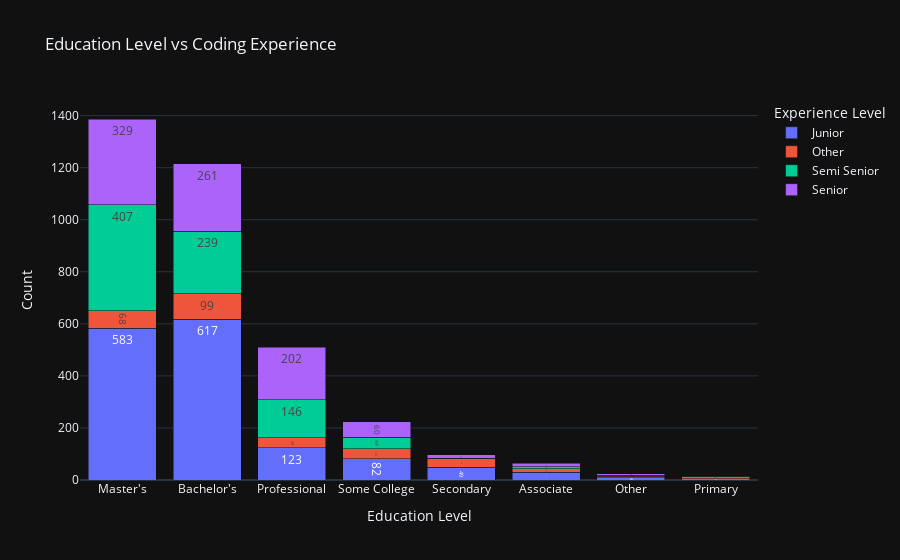

Source (notebook cell):
### Markdown cell above
# Education Level vs Coding Experience

We will create a stacked bar chart to visualize the distribution of education levels among data scientists based on their coding experience. This will help us understand the relationship between education and experience levels in the field.

## Insight:

- Most data scientists have a Bachelor's or Master's degree.
- The distribution of education levels is consistent across different experience levels.
- Junior developers are more likely to have a Bachelor's degree, while Senior developers are more likely to have a Master's degree.
- As data science students, you should have a Bachelor's or Master's degree and you can obtain a job as a Junior developer.

### Code cell
import plotly.express as px
import pandas as pd

def categorize_experience(years):
    if years in ["Less than 1 year", "0-1", "1"]:
        return "Junior"
    try:
        years = int(years)
        if years <= 5:
            return "Junior"
        elif 6 <= years <= 10:
            return "Semi Senior"
        else:
            return "Senior"
    except ValueError:
        return "Other"

df_ai.loc[:,'ExperienceLevel'] = df_ai['YearsCodePro'].apply(categorize_experience)
valid_categories = ['Junior', 'Semi Senior', 'Senior', 'Other']
df_ai.loc[:,'ExperienceLevel'] = pd.Categorical(df_ai['ExperienceLevel'], categories=valid_categories, ordered=True)

df_ai.loc[:,'EdLevelCopy'] = df_ai.loc[:,'EdLevel'].copy()

ed_level_map = {
    "Master’s degree (M.A., M.S., M.Eng., MBA, etc.)": "Master's",
    "Bachelor’s degree (B.A., B.S., B.Eng., etc.)": "Bachelor's",
    "Professional degree (JD, MD, Ph.D, Ed.D, etc.)": "Professional",
    "Some college/university study without earning a degree": "Some College",
    "Secondary school (e.g. American high school, German Realschule or Gymnasium, etc.)": "Secondary",
    "Associate degree (A.A., A.S., etc.)": "Associate",
    "Something else": "Other",
    "Primary/elementary school": "Primary"
}

df_ai.loc[:,'EdLevelCopy'] = df_ai.loc[:,'EdLevelCopy'].map(ed_level_map)

grouped_data = df_ai.groupby(['EdLevelCopy', 'ExperienceLevel'], observed=True).size().unstack(fill_value=0)

grouped_data = grouped_data.loc[grouped_data.sum(axis=1).sort_values(ascending=False).index]

fig = px.bar(grouped_data, 
             x=grouped_data.index, 
             y=grouped_data.columns,
             title='Education Level vs Coding Experience',
             labels={'value': 'Count', 'EdLevelCopy': 'Education Level'},
             barmode='stack')

fig.update_traces(texttemplate='%{value}', textposition='inside')

fig.update_layout(xaxis_title='Education Level', yaxis_title='Count', legend_title_text='Experience Level')

fig.show()

### Figure 1 — Plotly figure (JSON) as saved in the notebook; plotly's stock layout.template omitted (floating-point values rounded to 4 significant figures)
{"data": [{"alignmentgroup": "True", "hovertemplate": "ExperienceLevel=Junior<br>Education Level=%{x}<br>Count=%{y}<extra></extra>", "legendgroup": "Junior", "marker": {"color": "#636efa", "pattern": {"shape": ""}}, "name": "Junior", "offsetgroup": "Junior", "orientation": "v", "showlegend": true, "textposition": "inside", "x": ["Master's", "Bachelor's", "Professional", "Some College", "Secondary", "Associate", "Other", "Primary"], "xaxis": "x", "y": [583, 617, 123, 82, 49, 29, 8, 4], "yaxis": "y", "type": "bar", "texttemplate": "%{value}"}, {"alignmentgroup": "True", "hovertemplate": "ExperienceLevel=Other<br>Education Level=%{x}<br>Count=%{y}<extra></extra>", "legendgroup": "Other", "marker": {"color": "#EF553B", "pattern": {"shape": ""}}, "name": "Other", "offsetgroup": "Other", "orientation": "v", "showlegend": true, "textposition": "inside", "x": ["Master's", "Bachelor's", "Professional", "Some College", "Secondary", "Associate", "Other", "Primary"], "xaxis": "x", "y": [68, 99, 39, 38, 32, 15, 7, 8], "yaxis": "y", "type": "bar", "texttemplate": "%{value}"}, {"alignmentgroup": "True", "hovertemplate": "ExperienceLevel=Semi Senior<br>Education Level=%{x}<br>Count=%{y}<extra></extra>", "legendgroup": "Semi Senior", "marker": {"color": "#00cc96", "pattern": {"shape": ""}}, "name": "Semi Senior", "offsetgroup": "Semi Senior", "orientation": "v", "showlegend": true, "textposition": "inside", "x": ["Master's", "Bachelor's", "Professional", "Some College", "Secondary", "Associate", "Other", "Primary"], "xaxis": "x", "y": [407, 239, 146, 44, 3, 7, 3, 3], "yaxis": "y", "type": "bar", "texttemplate": "%{value}"}, {"alignmentgroup": "True", "hovertemplate": "ExperienceLevel=Senior<br>Education Level=%{x}<br>Count=%{y}<extra></extra>", "legendgroup": "Senior", "marker": {"color": "#ab63fa", "pattern": {"shape": ""}}, "name": "Senior", "offsetgroup": "Senior", "orientation": "v", "showlegend": true, "textposition": "inside", "x": ["Master's", "Bachelor's", "Professional", "Some College", "Secondary", "Associate", "Other", "Primary"], "xaxis": "x", "y": [329, 261, 202, 60, 13, 14, 6, 2], "yaxis": "y", "type": "bar", "texttemplate": "%{value}"}], "layout": {"xaxis": {"anchor": "y", "domain": [0.0, 1.0], "title": {"text": "Education Level"}}, "yaxis": {"anchor": "x", "domain": [0.0, 1.0], "title": {"text": "Count"}}, "legend": {"title": {"text": "Experience Level"}, "tracegroupgap": 0}, "title": {"text": "Education Level vs Coding Experience"}, "barmode": "stack"}}
